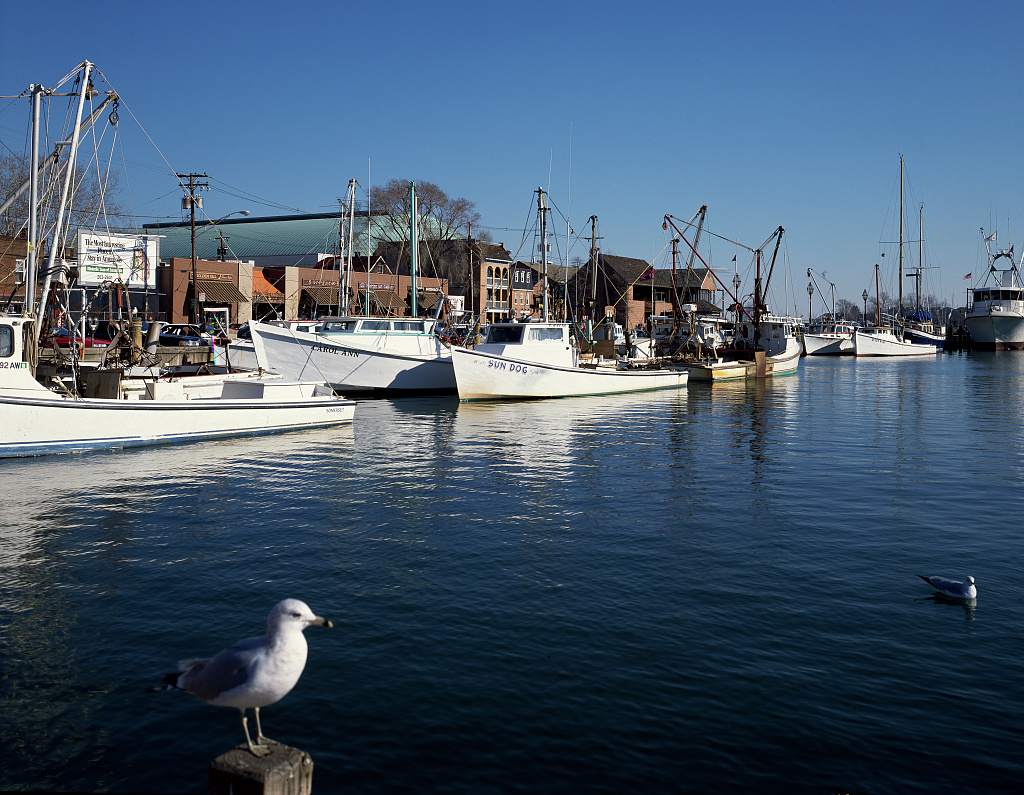
#> input picture content/source/places/annapolis-harbor.jpg, 1024 x 795 px
$ python prepare-photos.py
#> lines starting #> are read from the running program, lines starting #| are printed output that depends on the picture
"""Prepare the Maryland place photographs and the film-grain texture.

Sources (public-domain Library of Congress, Carol M. Highsmith) live in
content/source/places. Outputs go to public/assets/places as 640 and 1024px WebP.
Run: python3 scripts/prepare-photos.py
"""
from pathlib import Path

import numpy as np
from PIL import Image

root = Path(__file__).resolve().parents[1]
src = root / 'content' / 'source' / 'places'
out = root / 'public' / 'assets' / 'places'
out.mkdir(parents=True, exist_ok=True)

for photo in sorted(src.glob('*.jpg')):
    image = Image.open(photo).convert('RGB')
#> image is the input picture: PIL image 1024x795 RGB; mean R, G, B 70.2, 90.5, 111.2
    # never upscale: widths up to the source width, plus the source width itself
    for width in sorted({w for w in (640, 1024) if w < image.width} | {image.width}):
        height = round(image.height * width / image.width)
        resized = image if image.width == width else image.resize((width, height), Image.LANCZOS)
        resized.save(out / f'{photo.stem}-{width}.webp', quality=80, method=6)
    print('prepared', photo.stem)

# A small tiling grain (transparent speckle) that gives dark surfaces a printed, tactile feel.
rng = np.random.default_rng(7)
size = 180
noise = rng.normal(0.5, 0.22, (size, size)).clip(0, 1)
alpha = (np.abs(noise - 0.5) * 2 * 255 * 0.55).astype(np.uint8)
value = np.where(noise > 0.5, 255, 0).astype(np.uint8)
grain = np.dstack([value, value, value, alpha])
Image.fromarray(grain).save(root / 'public' / 'assets' / 'grain.png', optimize=True)
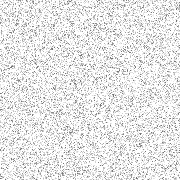
#> saved as grain.png: PIL image 180x180 RGBA; mean R, G, B, A 126.1, 126.1, 126.1, 48; transparent parts drawn white
print('wrote grain.png')
